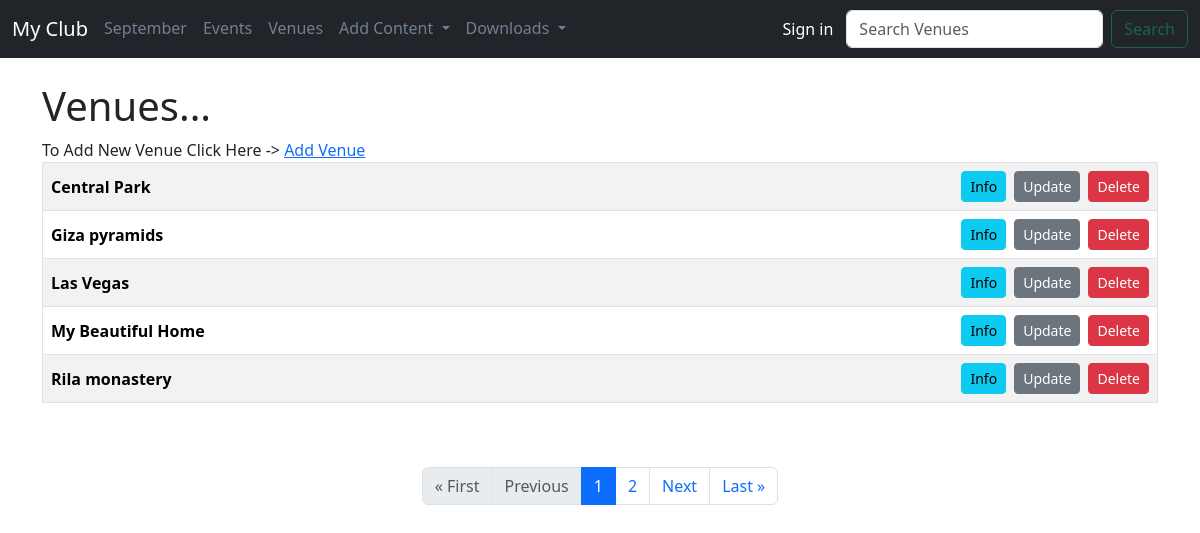
Screenshot of /list_venues with the database file from the repository.
### events/models.py (models this page shows)
class Venue(models.Model):
    name = models.CharField('Venue Name', max_length=150)
    address = models.CharField(max_length=300)
    zip_code = models.CharField('Zip Code', max_length=15)
    phone = models.CharField('Contact Phone', max_length=25, blank=True)
    web = models.URLField('Website Address', blank=True)
    email_address = models.EmailField('Email Address', blank=True)
    def __str__(self):
        return self.name

### events/views.py (the view)
# urls.py: path('list_venues', views.list_venues, name="list-venues"),
def list_venues(request):
    p = Paginator(Venue.objects.all().order_by('name'), 5)
    page = request.GET.get('page')
    venues = p.get_page(page)
    return render(request, 'events/venue.html', {'venues': venues})

### events/templates/events/venue.html (shortened to what this page needs)
{% extends 'events/base.html' %}
{% block content %}
<h1>Venues...</h1>
To Add New Venue Click Here -> <a href="{% url 'add-venue' %}">Add Venue</a>
<br/>
<table class="table table-bordered table-striped table-hover">
    {% for venue in venues %}
    <tr>
        <td>
            <div class="d-flex align-items-center justify-content-between">
                <div>
                    <strong>{{ venue }}</strong>
                </div>
                <div class="d-grid gap-2 d-md-flex justify-content-md-end">
                    <a href="{% url 'show-venue' venue.id %}" class="btn btn-info btn-sm">Info</a>
                    <a href="{% url 'update-venue' venue.id %}" class="btn btn-secondary btn-sm">Update</a>
                    <a href="{% url 'delete-venue' venue.id %}" class="btn btn-danger btn-sm">Delete</a>
                </div>
            </div>
        </td>
    </tr>
    {% endfor %}
</table>
<br/><br/>
<nav aria-label="...">
    <ul class="pagination justify-content-center">
        {% if venues.has_previous %}
        <li class="page-item">
            <a class="page-link" href="?page=1">&laquo; First</a>
        </li>
        <li class="page-item">
            <a class="page-link" href="?page={{ venues.previous_page_number }}">Previous</a>
        </li>
        {% else %}
        <li class="page-item disabled">
            <a class="page-link" tabindex="-1" aria-disabled="true">&laquo; First</a>
        </li>
        <li class="page-item disabled">
            <a class="page-link" tabindex="-1" aria-disabled="true">Previous</a>
        </li>
        {% endif %}
        {% for i in venues.paginator.page_range %}
        <li class="page-item {% if venues.number == i %}active{% endif %}">
            <a class="page-link" href="?page={{ i }}">{{ i }}</a>
        </li>
        {% endfor %}
        {% if venues.has_next %}
        <li class="page-item">
            <a class="page-link" href="?page={{ venues.next_page_number }}">Next</a>
        </li>
        <li class="page-item">
            <a class="page-link" href="?page={{ venues.paginator.num_pages }}">Last &raquo;</a>
        </li>
        {% endif %}
    </ul>
</nav>
{% endblock %}

### rows the page displays
Venue: name "Central Park"
Venue: name "Giza pyramids"
Venue: name "Las Vegas"
Venue: name "My Beautiful Home"
Venue: name "Rila monastery"

### other values shown
{{ i }} "1" "2"
